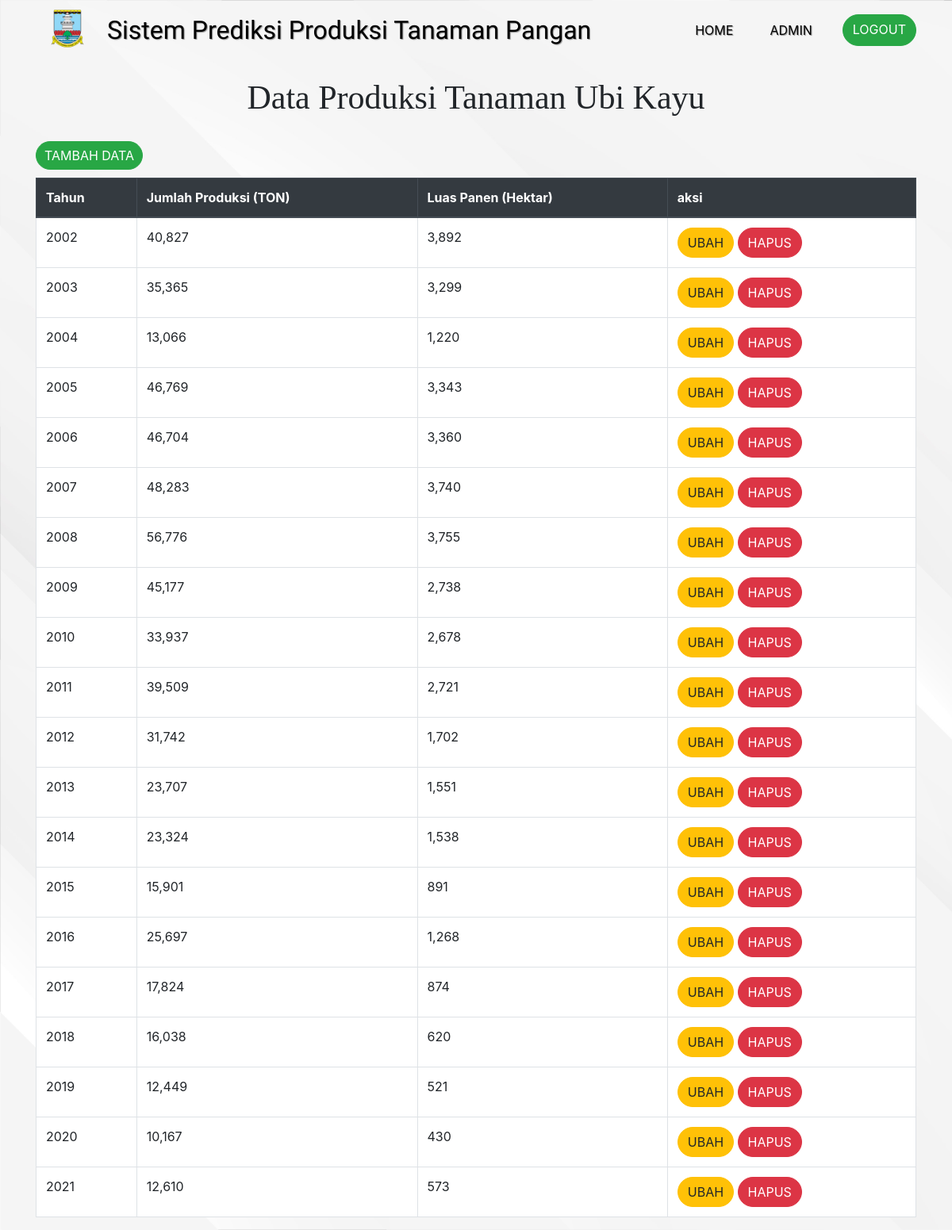
/admin/ubikayu/ubikayu.php (signed in), run on the app's committed database.
### tables this page shows
CREATE TABLE `ubikayu` (
  `id_ubikayu` int(11) NOT NULL,
  `tahun` int(50) NOT NULL,
  `produksi` int(200) NOT NULL,
  `LuasPanen` int(200) NOT NULL
);

### function/functions.php (called while the page is built, shortened)
<?php
$conn = mysqli_connect("localhost", "root", "", "prediksi2.0");
function query($query)
{
    global $conn;
    $result = mysqli_query($conn, $query);
    $rows = [];
    while ($row = mysqli_fetch_assoc($result)) {
        $rows[] = $row;
    }
    return $rows;
}

### admin/ubikayu/ubikayu.php (the view, shortened to what this page needs)
<?php
require '../../function/functions.php';
$data = query("SELECT * FROM ubikayu ORDER BY tahun");
?>
<!doctype html>
<html lang="en">
<head>
    <link rel="stylesheet" href="../../bootstrap/css/bootstrap.min.css">
    <link rel="stylesheet" href="../css/data.css">
</head>
<body>
    <nav class="navbar navbar-expand-lg navbar-light">
        <div class="container">
            <img src="../../logodinaskabserang/Serang.png" alt="logo">
            <a class="navbar-brand" href="">Sistem Prediksi Produksi Tanaman Pangan</a>
            <div class="collapse navbar-collapse" id="navbarNavAltMarkup">
                <div class="navbar-nav ml-auto">
                    <a class="nav-item nav-link active" href="../admin-page.php">Home</a>
                    <a class="nav-item nav-link" href="../dataadmin.php">admin</a>
                    <a class="nav-item btn btn-success tombol" href="../logout.php">logout</a>
                </div>
            </div>
        </div>
    </nav>
    <div class="container">
        <h1 class="header">data produksi tanaman ubi kayu</h1>
        <a class="nav-item btn btn-success add" href="tambah.php">tambah data</a>
        <table class="table table-bordered">
            <thead class="thead-dark">
                <tr>
                    <th scope="col">Tahun</th>
                    <th scope="col">Jumlah Produksi (TON)</th>
                    <th scope="col">Luas Panen (Hektar)</th>
                    <th scope="col">aksi</th>
                </tr>
            </thead>
            <tbody>
                <?php foreach ($data as $dt) : ?>
                    <tr>
                        <td><?= $dt["tahun"]; ?></td>
                        <td><?= number_format($dt["produksi"]); ?></td>
                        <td><?= number_format($dt["LuasPanen"]); ?></td>
                        <td><a class="btn btn-warning admin" href="ubah.php?id=<?= $dt["id_ubikayu"]; ?>">ubah</a>
                            <a class="btn btn-danger admin" href="hapus.php?id=<?= $dt["id_ubikayu"]; ?>">hapus</a>
                        </td>
                    </tr>
                <?php endforeach; ?>
            </tbody>
        </table>
    </div>
</body>
</html>

### admin/css/data.css (style rules this page uses)
body { background-image: url(../background/bgpage.jpg); background-size: cover; }
.navbar { position: relative; z-index: 1; }
.navbar-brand { font-family: viga; font-size: 16px; }
.navbar img { width: 50px; position: relative; }
.navbar .nav-link { text-align: center; }
.table { background-color: white; }
.table td { word-wrap: break-word; }
.tombol { text-transform: uppercase; border-radius: 40px; }
.admin { text-transform: uppercase; border-radius: 40px; font-size: 16px; margin-top: 10px; }
.add { text-transform: uppercase; border-radius: 40px; font-size: 16px; margin-right: 10px; padding: 5px 10px; margin-top: 10px; margin-bottom: 10px; }
.header { font-size: 42px; margin-top: 20px; text-align: center; text-transform: capitalize; font-family: poppins; margin-bottom: 20px; }
@media (min-width: 992px) { .navbar { padding-bottom: 10px; } }
@media (min-width: 992px) { .navbar-brand { font-size: 32px; } }
@media (min-width: 992px) { .navbar-brand, .nav-link { color: rgb(0, 0, 0) !important; text-shadow: 1px 1px 1px rgba(105, 105, 105, 0.7); } }
@media (min-width: 992px) { .navbar img { width: 80px; position: relative; bottom: 2px; margin-right: 10px; } }
@media (min-width: 992px) { .nav-link { text-transform: uppercase; margin-right: 30px; } }
@media (min-width: 992px) { .admin { margin-top: 0 !important; } }

### data on the page
ubikayu: tahun "2002", produksi "40,827", LuasPanen "3,892"
ubikayu: tahun "2003", produksi "35,365", LuasPanen "3,299"
ubikayu: tahun "2004", produksi "13,066", LuasPanen "1,220"
ubikayu: tahun "2005", produksi "46,769", LuasPanen "3,343"
ubikayu: tahun "2006", produksi "46,704", LuasPanen "3,360"
ubikayu: tahun "2007", produksi "48,283", LuasPanen "3,740"
ubikayu: tahun "2008", produksi "56,776", LuasPanen "3,755"
ubikayu: tahun "2009", produksi "45,177", LuasPanen "2,738"
ubikayu: tahun "2010", produksi "33,937", LuasPanen "2,678"
ubikayu: tahun "2011", produksi "39,509", LuasPanen "2,721"
ubikayu: tahun "2012", produksi "31,742", LuasPanen "1,702"
ubikayu: tahun "2013", produksi "23,707", LuasPanen "1,551"
ubikayu: tahun "2014", produksi "23,324", LuasPanen "1,538"
ubikayu: tahun "2015", produksi "15,901", LuasPanen "891"
ubikayu: tahun "2016", produksi "25,697", LuasPanen "1,268"
ubikayu: tahun "2017", produksi "17,824", LuasPanen "874"
ubikayu: tahun "2018", produksi "16,038", LuasPanen "620"
ubikayu: tahun "2019", produksi "12,449", LuasPanen "521"
ubikayu: tahun "2020", produksi "10,167", LuasPanen "430"
ubikayu: tahun "2021", produksi "12,610", LuasPanen "573"
